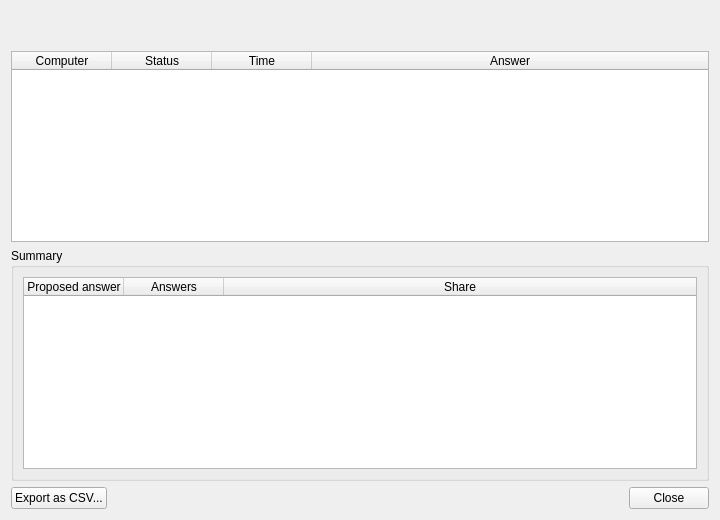
<?xml version="1.0" encoding="UTF-8"?>
<ui version="4.0">
 <class>SurveyResultsWindow</class>
 <widget class="QWidget" name="SurveyResultsWindow">
  <property name="geometry">
   <rect>
    <x>0</x>
    <y>0</y>
    <width>720</width>
    <height>520</height>
   </rect>
  </property>
  <property name="windowTitle">
   <string>Survey results</string>
  </property>
  <layout class="QVBoxLayout" name="verticalLayout">
   <item>
    <widget class="QLabel" name="questionLabel">
     <property name="text">
      <string/>
     </property>
     <property name="wordWrap">
      <bool>true</bool>
     </property>
    </widget>
   </item>
   <item>
    <widget class="QLabel" name="progressLabel">
     <property name="text">
      <string/>
     </property>
    </widget>
   </item>
   <item>
    <widget class="QTableWidget" name="resultTable">
     <property name="selectionBehavior">
      <enum>QAbstractItemView::SelectRows</enum>
     </property>
     <property name="editTriggers">
      <set>QAbstractItemView::NoEditTriggers</set>
     </property>
     <attribute name="horizontalHeaderStretchLastSection">
      <bool>true</bool>
     </attribute>
     <attribute name="verticalHeaderVisible">
      <bool>false</bool>
     </attribute>
     <column>
      <property name="text">
       <string>Computer</string>
      </property>
     </column>
     <column>
      <property name="text">
       <string>Status</string>
      </property>
     </column>
     <column>
      <property name="text">
       <string>Time</string>
      </property>
     </column>
     <column>
      <property name="text">
       <string>Answer</string>
      </property>
     </column>
    </widget>
   </item>
   <item>
    <widget class="QGroupBox" name="summaryGroupBox">
     <property name="title">
      <string>Summary</string>
     </property>
     <layout class="QVBoxLayout" name="summaryLayout">
      <item>
       <widget class="QTableWidget" name="summaryTable">
        <property name="maximumHeight">
         <number>160</number>
        </property>
        <property name="editTriggers">
         <set>QAbstractItemView::NoEditTriggers</set>
        </property>
        <attribute name="horizontalHeaderStretchLastSection">
         <bool>true</bool>
        </attribute>
        <attribute name="verticalHeaderVisible">
         <bool>false</bool>
        </attribute>
        <column>
         <property name="text">
          <string>Proposed answer</string>
         </property>
        </column>
        <column>
         <property name="text">
          <string>Answers</string>
         </property>
        </column>
        <column>
         <property name="text">
          <string>Share</string>
         </property>
        </column>
       </widget>
      </item>
     </layout>
    </widget>
   </item>
   <item>
    <layout class="QHBoxLayout" name="buttonLayout">
     <item>
      <widget class="QPushButton" name="exportButton">
       <property name="text">
        <string>Export as CSV...</string>
       </property>
      </widget>
     </item>
     <item>
      <spacer name="buttonSpacer">
       <property name="orientation">
        <enum>Qt::Horizontal</enum>
       </property>
       <property name="sizeHint" stdset="0">
        <size>
         <width>40</width>
         <height>20</height>
        </size>
       </property>
      </spacer>
     </item>
     <item>
      <widget class="QPushButton" name="closeButton">
       <property name="text">
        <string>Close</string>
       </property>
      </widget>
     </item>
    </layout>
   </item>
  </layout>
 </widget>
 <resources/>
 <connections/>
</ui>
